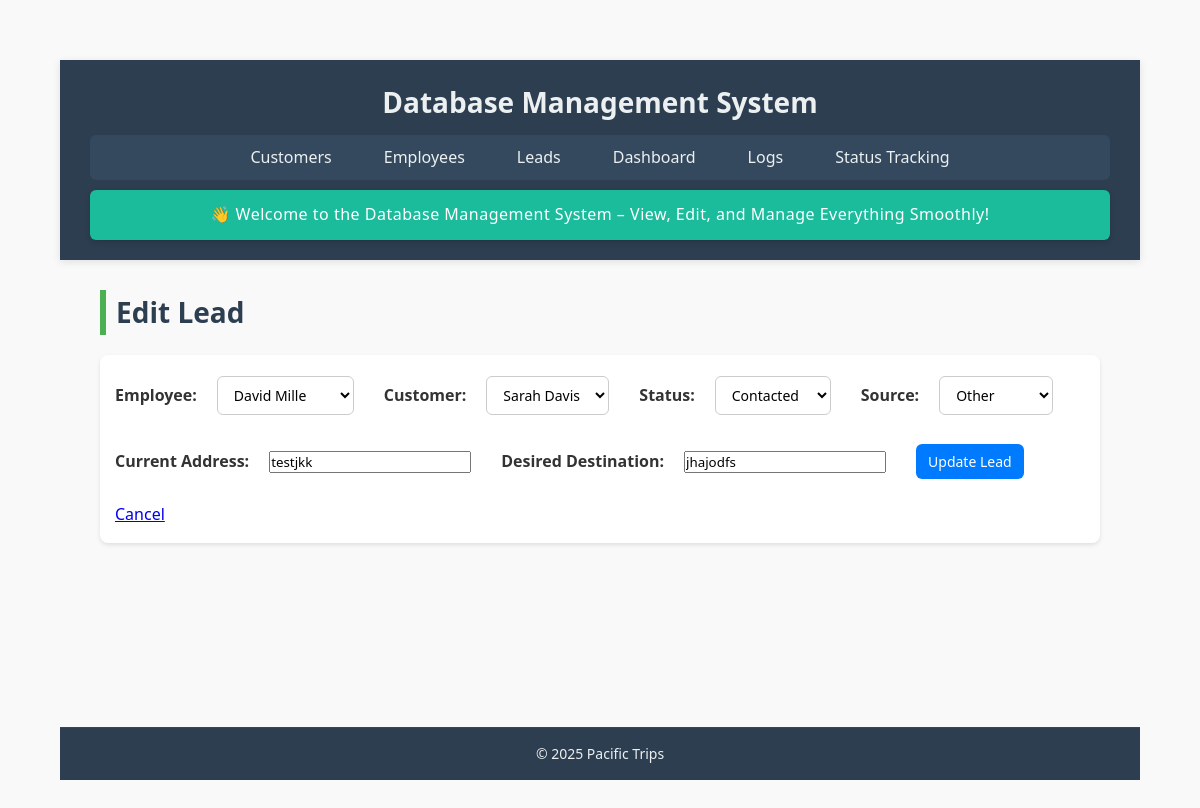
Before: /leads/edit/37417b1d with the older database file.
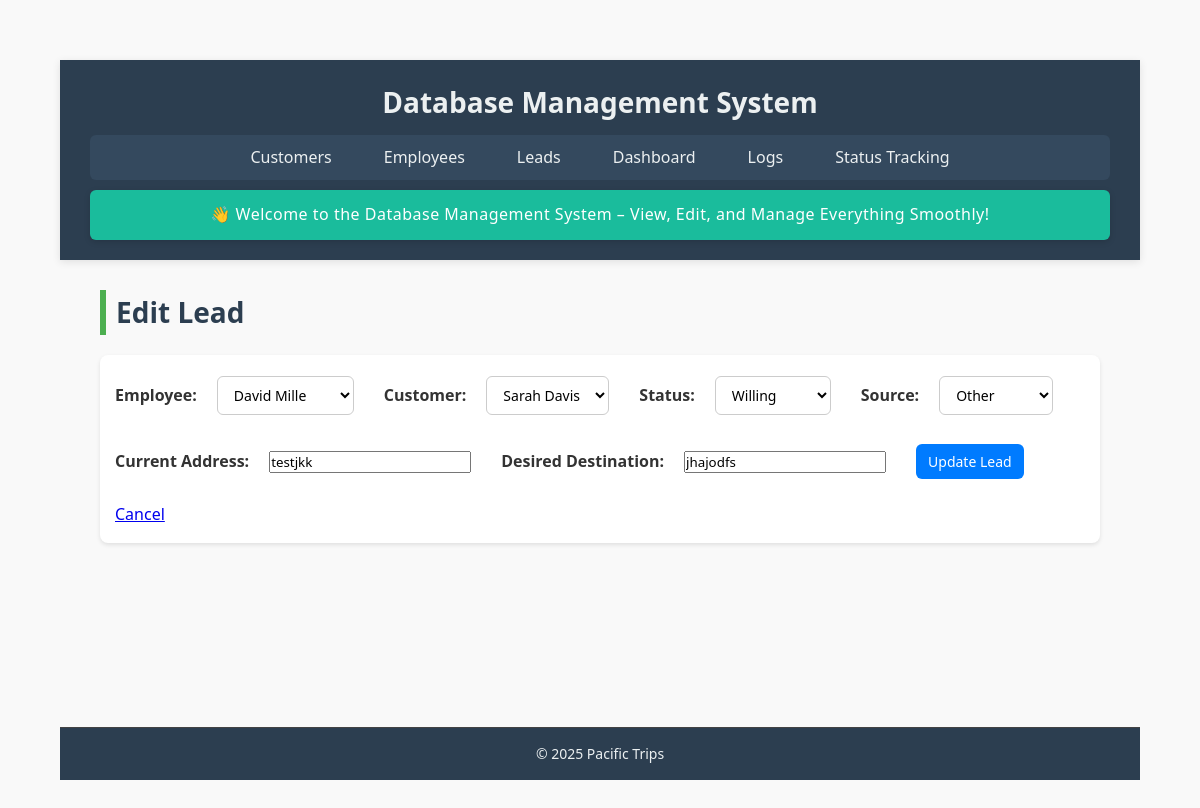
After: the same page with the newer database file.
### tables this page shows
CREATE TABLE leads (
    employeeLeadId TEXT PRIMARY KEY,
    employeeId TEXT NOT NULL,
    employeeName TEXT NOT NULL,
    employeeContactNo TEXT NOT NULL,
    customerName TEXT NOT NULL,
    customerId TEXT NOT NULL,
    customerContactNo TEXT NOT NULL,
    currentAddress TEXT NOT NULL,
    desiredDestination TEXT NOT NULL,
    status TEXT NOT NULL CHECK (status IN ('Pending', 'Contacted', 'Lost', 'Willing', 'Paid', 'Refund', 'Confirmed')),
    source TEXT NOT NULL CHECK (source IN ('Facebook', 'WhatsApp', 'Reference', 'TikTok', 'Other')),
    createdAt TEXT DEFAULT CURRENT_TIMESTAMP,
    updatedAt TEXT DEFAULT CURRENT_TIMESTAMP, amountClosed REAL DEFAULT 0,
    FOREIGN KEY (employeeId) REFERENCES employees(empId),
    FOREIGN KEY (customerId) REFERENCES customers(customerId)
);

CREATE TABLE employees (
    empId TEXT PRIMARY KEY,
    empName TEXT NOT NULL,
    phoneNo TEXT,
    targetAmount REAL NOT NULL CHECK (targetAmount >= 0),
    achievedAmount REAL NOT NULL CHECK (achievedAmount >= 0),
    createdAt TEXT DEFAULT CURRENT_TIMESTAMP,
    updatedAt TEXT DEFAULT CURRENT_TIMESTAMP
);

CREATE TABLE customers (
    customerId TEXT PRIMARY KEY,
    customerName TEXT NOT NULL,
    phone TEXT NOT NULL,
    source TEXT NOT NULL,
    currentLocation TEXT NOT NULL,
    desiredDestination TEXT NOT NULL,
    dateOfArrival TEXT,
    createdAt TEXT DEFAULT CURRENT_TIMESTAMP,
    updatedAt TEXT DEFAULT CURRENT_TIMESTAMP
, status TEXT);

### app.py (the view, shortened to what this page needs)
@app.route('/leads/edit/<string:lead_id>', methods=['GET', 'POST'])
def edit_lead(lead_id):
    with closing(get_db_connection()) as conn:
        with closing(conn.cursor()) as cursor:
            cursor.execute("SELECT * FROM leads WHERE employeeLeadId = ?", (lead_id,))
            lead = cursor.fetchone()
    if not lead:
        flash("Lead not found", "danger")
        return redirect(url_for('leads'))
    return render_template('edit_lead.html',
                         lead=dict(lead),
                         employees=get_all_employees(),
                         customers=get_all_customers())

### app.py (called while the page is built)
def get_db_connection():
    conn = sqlite3.connect(DATABASE, timeout=10)
    conn.row_factory = sqlite3.Row
    conn.execute("PRAGMA journal_mode=WAL")
    return conn

def get_all_employees():
    with closing(get_db_connection()) as conn:
        with closing(conn.cursor()) as cursor:
            cursor.execute("SELECT empId, empName FROM employees")
            return cursor.fetchall()

def get_all_customers():
    with closing(get_db_connection()) as conn:
        with closing(conn.cursor()) as cursor:
            cursor.execute("SELECT customerId, customerName FROM customers")
            return cursor.fetchall()

### templates/edit_lead.html (shortened to what this page needs)
{% extends "base.html" %}
{% block content %}
<h2>Edit Lead</h2>
<form method="POST" id="leadForm">
    <label for="employeeId">Employee:</label>
    <select name="employeeId" required>
        {% for emp in employees %}
        <option value="{{ emp.empId }}" {% if emp.empId==lead.employeeId %}selected{% endif %}>
            {{ emp.empName }}
        </option>
        {% endfor %}
    </select><br><br>
    <label for="customerId">Customer:</label>
    <select name="customerId" required>
        {% for cust in customers %}
        <option value="{{ cust.customerId }}" {% if cust.customerId==lead.customerId %}selected{% endif %}>
            {{ cust.customerName }}
        </option>
        {% endfor %}
    </select><br><br>
    <label for="status">Status:</label>
    <select name="status" id="status" required onchange="checkStatusChange()">
        {% for s in ['Pending', 'Contacted', 'Lost', 'Willing', 'Paid', 'Refund', 'Confirmed'] %}
        <option value="{{ s }}" {% if s==lead.status %}selected{% endif %}>{{ s }}</option>
        {% endfor %}
    </select><br><br>
    <label for="source">Source:</label>
    <select name="source" required>
        {% for s in ['Facebook', 'WhatsApp', 'Reference', 'TikTok', 'Other'] %}
        <option value="{{ s }}" {% if s==lead.source %}selected{% endif %}>{{ s }}</option>
        {% endfor %}
    </select><br><br>
    <label for="currentAddress">Current Address:</label>
    <input type="text" name="currentAddress" value="{{ lead.currentAddress }}" required><br><br>
    <label for="desiredDestination">Desired Destination:</label>
    <input type="text" name="desiredDestination" value="{{ lead.desiredDestination }}" required><br><br>
    <button type="submit">Update Lead</button>
    <a href="{{ url_for('leads') }}">Cancel</a>
</form>
{% endblock %}

Changed rows visible on the page:
changed leads "Other": status "Contacted" → "Willing"
